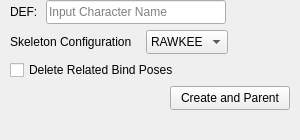
<?xml version="1.0" encoding="UTF-8"?>
<ui version="4.0">
 <class>Frame</class>
 <widget class="QFrame" name="Frame">
  <property name="geometry">
   <rect>
    <x>0</x>
    <y>0</y>
    <width>300</width>
    <height>140</height>
   </rect>
  </property>
  <property name="windowTitle">
   <string>Frame</string>
  </property>
  <layout class="QGridLayout" name="gridLayout">
   <property name="leftMargin">
    <number>0</number>
   </property>
   <property name="topMargin">
    <number>0</number>
   </property>
   <property name="rightMargin">
    <number>0</number>
   </property>
   <property name="bottomMargin">
    <number>0</number>
   </property>
   <item row="0" column="0">
    <layout class="QVBoxLayout" name="verticalLayout">
     <item>
      <layout class="QHBoxLayout" name="horizontalLayout_4">
       <property name="leftMargin">
        <number>10</number>
       </property>
       <item>
        <widget class="QLabel" name="label">
         <property name="minimumSize">
          <size>
           <width>30</width>
           <height>24</height>
          </size>
         </property>
         <property name="maximumSize">
          <size>
           <width>16777215</width>
           <height>16777215</height>
          </size>
         </property>
         <property name="text">
          <string>DEF:</string>
         </property>
        </widget>
       </item>
       <item>
        <widget class="QLineEdit" name="lineEdit">
         <property name="minimumSize">
          <size>
           <width>180</width>
           <height>24</height>
          </size>
         </property>
         <property name="maximumSize">
          <size>
           <width>16777215</width>
           <height>16777215</height>
          </size>
         </property>
         <property name="placeholderText">
          <string>Input Character Name</string>
         </property>
        </widget>
       </item>
       <item>
        <spacer name="horizontalSpacer_3">
         <property name="orientation">
          <enum>Qt::Horizontal</enum>
         </property>
         <property name="sizeHint" stdset="0">
          <size>
           <width>40</width>
           <height>20</height>
          </size>
         </property>
        </spacer>
       </item>
      </layout>
     </item>
     <item>
      <layout class="QHBoxLayout" name="horizontalLayout_3">
       <property name="leftMargin">
        <number>10</number>
       </property>
       <item>
        <widget class="QLabel" name="label_2">
         <property name="minimumSize">
          <size>
           <width>130</width>
           <height>24</height>
          </size>
         </property>
         <property name="maximumSize">
          <size>
           <width>16777215</width>
           <height>16777215</height>
          </size>
         </property>
         <property name="text">
          <string>Skeleton Configuration</string>
         </property>
        </widget>
       </item>
       <item>
        <widget class="QComboBox" name="comboBox">
         <property name="minimumSize">
          <size>
           <width>80</width>
           <height>24</height>
          </size>
         </property>
         <property name="maximumSize">
          <size>
           <width>16777215</width>
           <height>16777215</height>
          </size>
         </property>
         <item>
          <property name="text">
           <string>RAWKEE</string>
          </property>
         </item>
         <item>
          <property name="text">
           <string>BASIC</string>
          </property>
         </item>
        </widget>
       </item>
       <item>
        <spacer name="horizontalSpacer_2">
         <property name="orientation">
          <enum>Qt::Horizontal</enum>
         </property>
         <property name="sizeHint" stdset="0">
          <size>
           <width>40</width>
           <height>20</height>
          </size>
         </property>
        </spacer>
       </item>
      </layout>
     </item>
     <item>
      <layout class="QHBoxLayout" name="horizontalLayout">
       <property name="leftMargin">
        <number>10</number>
       </property>
       <item>
        <widget class="QCheckBox" name="checkBox">
         <property name="text">
          <string>Delete Related Bind Poses</string>
         </property>
        </widget>
       </item>
      </layout>
     </item>
     <item>
      <layout class="QHBoxLayout" name="horizontalLayout_2">
       <property name="leftMargin">
        <number>10</number>
       </property>
       <property name="rightMargin">
        <number>10</number>
       </property>
       <item>
        <spacer name="horizontalSpacer">
         <property name="orientation">
          <enum>Qt::Horizontal</enum>
         </property>
         <property name="sizeHint" stdset="0">
          <size>
           <width>40</width>
           <height>20</height>
          </size>
         </property>
        </spacer>
       </item>
       <item>
        <widget class="QPushButton" name="pushButton">
         <property name="minimumSize">
          <size>
           <width>120</width>
           <height>24</height>
          </size>
         </property>
         <property name="maximumSize">
          <size>
           <width>16777215</width>
           <height>16777215</height>
          </size>
         </property>
         <property name="text">
          <string>Create and Parent</string>
         </property>
        </widget>
       </item>
      </layout>
     </item>
     <item>
      <spacer name="verticalSpacer">
       <property name="orientation">
        <enum>Qt::Vertical</enum>
       </property>
       <property name="sizeHint" stdset="0">
        <size>
         <width>20</width>
         <height>40</height>
        </size>
       </property>
      </spacer>
     </item>
    </layout>
   </item>
  </layout>
 </widget>
 <resources/>
 <connections/>
</ui>
